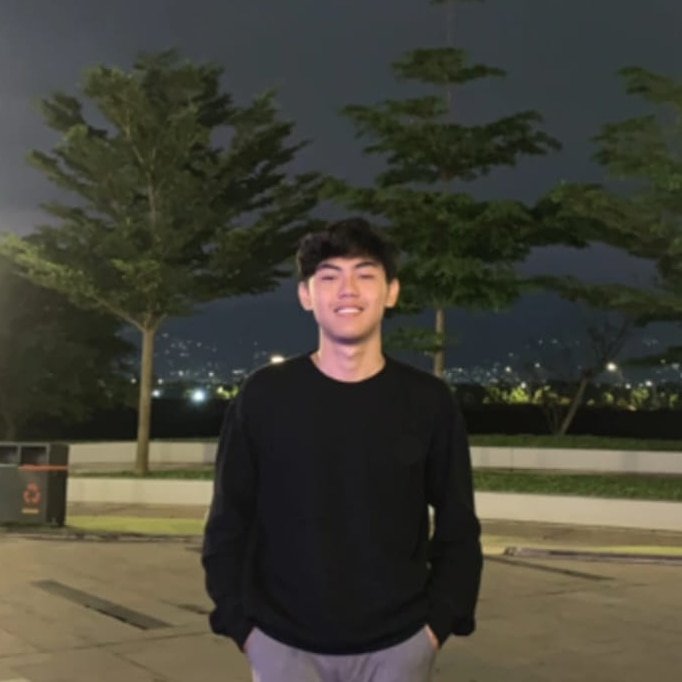
#> input picture gambar1.jpeg, 682 x 682 px
$ python 'filter Sobel.py'   (older library calls are emulated)
#> lines starting #> are read from the running program, lines starting #| are printed output that depends on the picture
#filter sobel
import cv2
import numpy as np
from matplotlib import pyplot as plt
from skimage import data

img = cv2.imread ("gambar1.jpeg", 0)
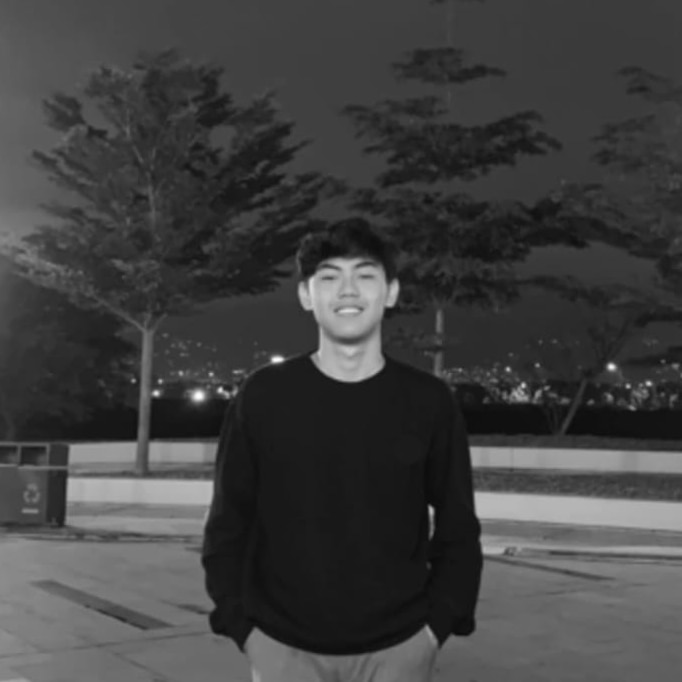
#> img: shape (682, 682); min 8, max 253, mean 65

#sobel
img_Sobelx = cv2.Sobel (img,cv2.CV_8U,1,0,ksize=5)
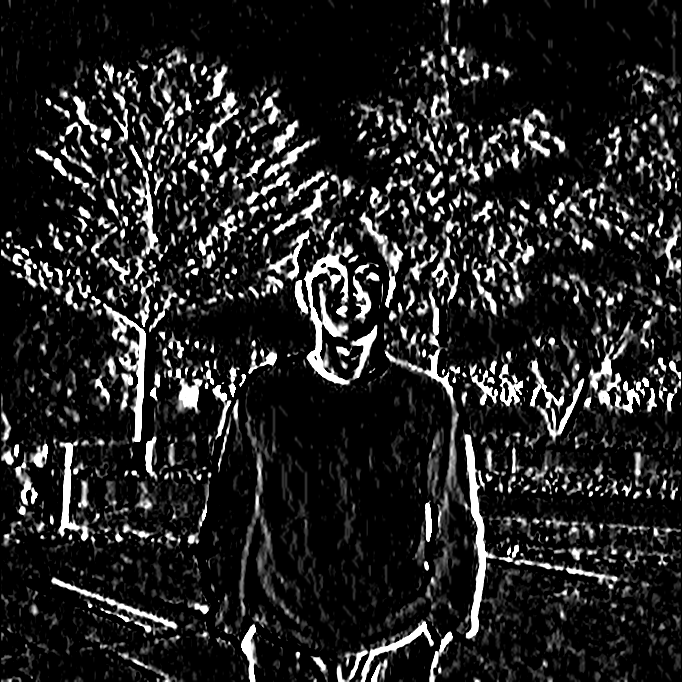
#> img_Sobelx: shape (682, 682); min 0, max 255, mean 36
img_Sobely = cv2.Sobel(img, cv2.CV_8U,0,1,ksize=5)
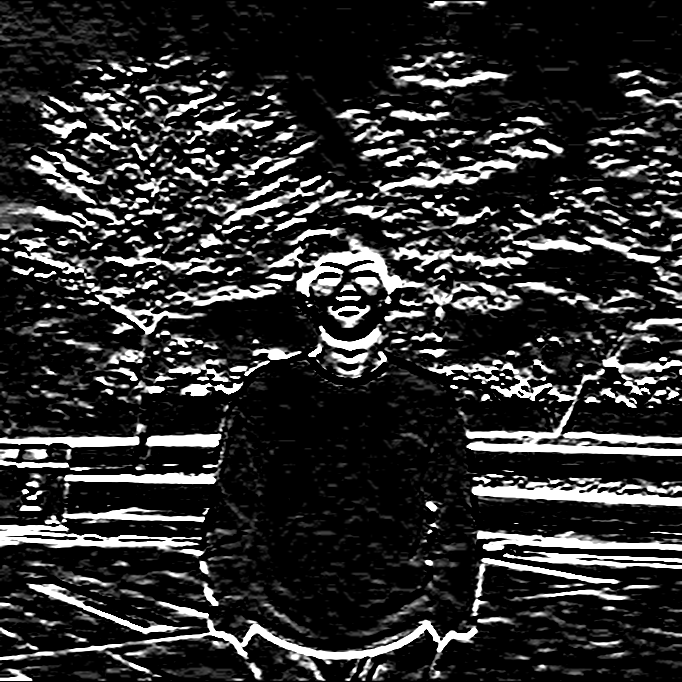
#> img_Sobely: shape (682, 682); min 0, max 255, mean 46.8
img_Sobel = img_Sobelx + img_Sobely
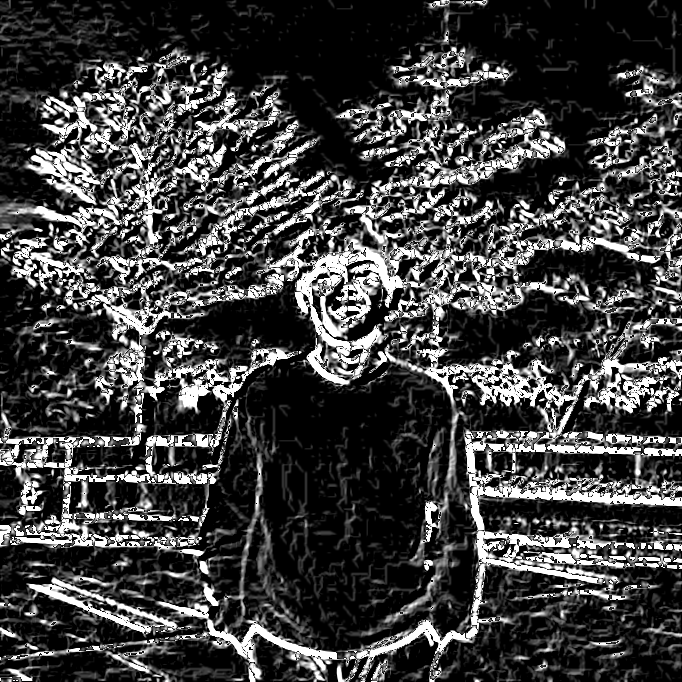
#> img_Sobel: shape (682, 682); min 0, max 255, mean 63.7

fig, axes = plt.subplots(4, 2, figsize=(20,20))
ax = axes.ravel()

ax[0].imshow(img,cmap ='gray')
ax[0].set_title("Citra Input")
ax[1].hist(img.ravel(), bins = 256)
ax[1].set_title("Histogram Citra Input")

ax[2].imshow(img_Sobelx,cmap ='gray')
ax[2].set_title("Citra Input")
ax[3].hist(img_Sobelx.ravel(), bins = 256)
ax[3].set_title("Histogram Citra Input")

ax[4].imshow(img_Sobely,cmap ='gray')
ax[4].set_title("Citra Input")
ax[5].hist(img_Sobely.ravel(), bins = 256)
ax[5].set_title("Histogram Citra Input")

ax[6].imshow(img_Sobel,cmap ='gray')
ax[6].set_title("Citra Input")
ax[7].hist(img_Sobel.ravel(), bins = 256)
ax[7].set_title("Histogram Citra Input")
plt.show()
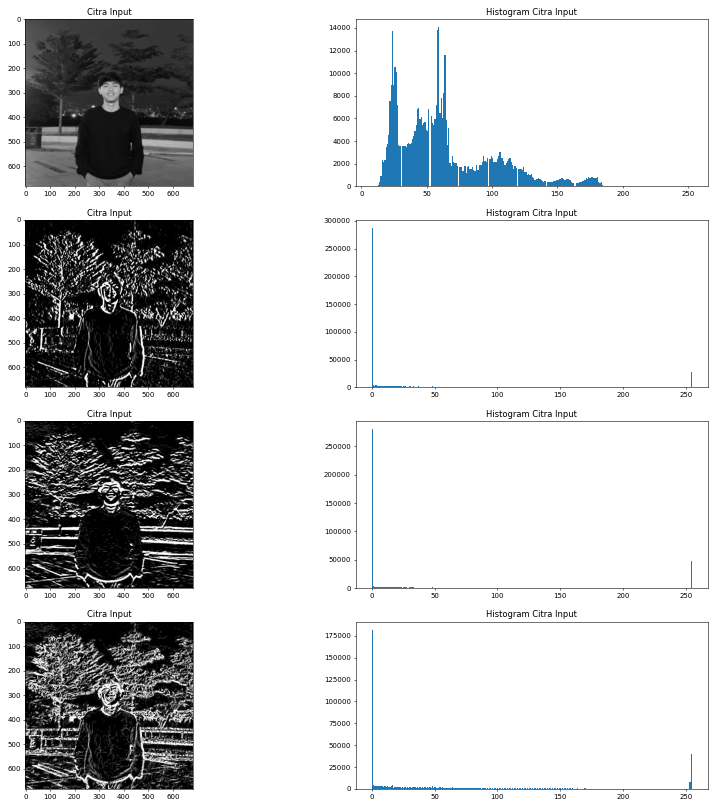
#> figure drawn by matplotlib, 8 panels; panel 2: tallest bar 14079 high, from x = 58.72 to 59.68; panel 4: tallest bar 287482 high, from x = 0 to 0.996; panel 6: tallest bar 281236 high, from x = 0 to 0.996; panel 8: tallest bar 182157 high, from x = 0 to 0.996

$ run again, with gambar2.jpeg copied over gambar1.jpeg
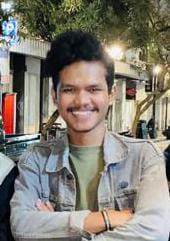
#> input picture gambar2.jpeg, 170 x 241 px
#> `img = cv2.imread ("gambar1.jpeg", 0)`:
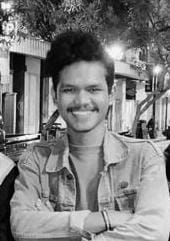
#> img: shape (241, 170); min 0, max 255, mean 126
#> `img_Sobel = img_Sobelx + img_Sobely`:
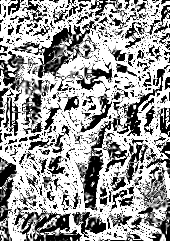
#> img_Sobel: shape (241, 170); min 0, max 255, mean 157.2
